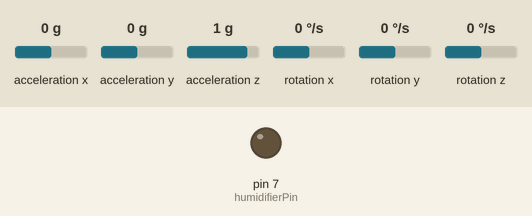
This sketch was run on a simulated Arduino Uno, built with avr-gcc and run on an emulated ATmega328P. Shown: output pins drawn as LEDs (lit = HIGH). The test bench sets the inputs (shaded band); at power-on: acceleration x 0 g, acceleration y 0 g, acceleration z 1 g, rotation x 0 °/s, rotation y 0 °/s, rotation z 0 °/s. What the sketch prints to the serial monitor is not drawn.

Above: at 1.2 s.
1.3 s: acceleration x set to -1.4 g
At 2.3 s:
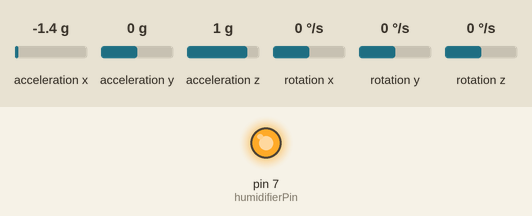
Timing chart, 0 to 13.0 s (numbered marks = the images above; inputs shaded):
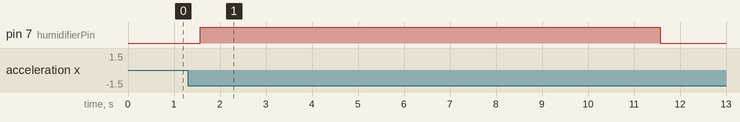

Measured:
- after the input at 1.3 s, pin 7 (humidifierPin): LOW → HIGH after 0.27 s, → LOW 10.0 s later

The sketch:

Humidifier.ino
```cpp
#include <Wire.h>
#include <MPU6050.h>

MPU6050 mpu;

const int humidifierPin = 7;
const int threshold = 500; // قيمة التغير بين القراءات
int16_t prev_ax = 0, prev_ay = 0, prev_az = 0;

void setup() {
  Serial.begin(9600);
  Wire.begin();
  mpu.initialize();

  pinMode(humidifierPin, OUTPUT);
  digitalWrite(humidifierPin, LOW);

  if (mpu.testConnection()) {
    Serial.println("MPU6050 تم الاتصال بنجاح");
  } else {
    Serial.println("فشل في الاتصال بـ MPU6050");
  }

  // أول قراءة للتأسيس
  mpu.getAcceleration(&prev_ax, &prev_ay, &prev_az);
}

void loop() {
  int16_t ax, ay, az;
  mpu.getAcceleration(&ax, &ay, &az);

  // نحسب الفرق بين القراءة الحالية والسابقة
  int delta = abs(ax - prev_ax) + abs(ay - prev_ay) + abs(az - prev_az);

  Serial.print("قيمة التغير في الحركة: ");
  Serial.println(delta);

  if (delta > threshold) {
    Serial.println("تم الكشف عن حركة! تشغيل المرش...");
    digitalWrite(humidifierPin, HIGH);
    delay(10000); // تشغيل 2 ثانية
    digitalWrite(humidifierPin, LOW);
  }

  // تحديث القراءات السابقة
  prev_ax = ax;
  prev_ay = ay;
  prev_az = az;

  delay(300);
}
```
